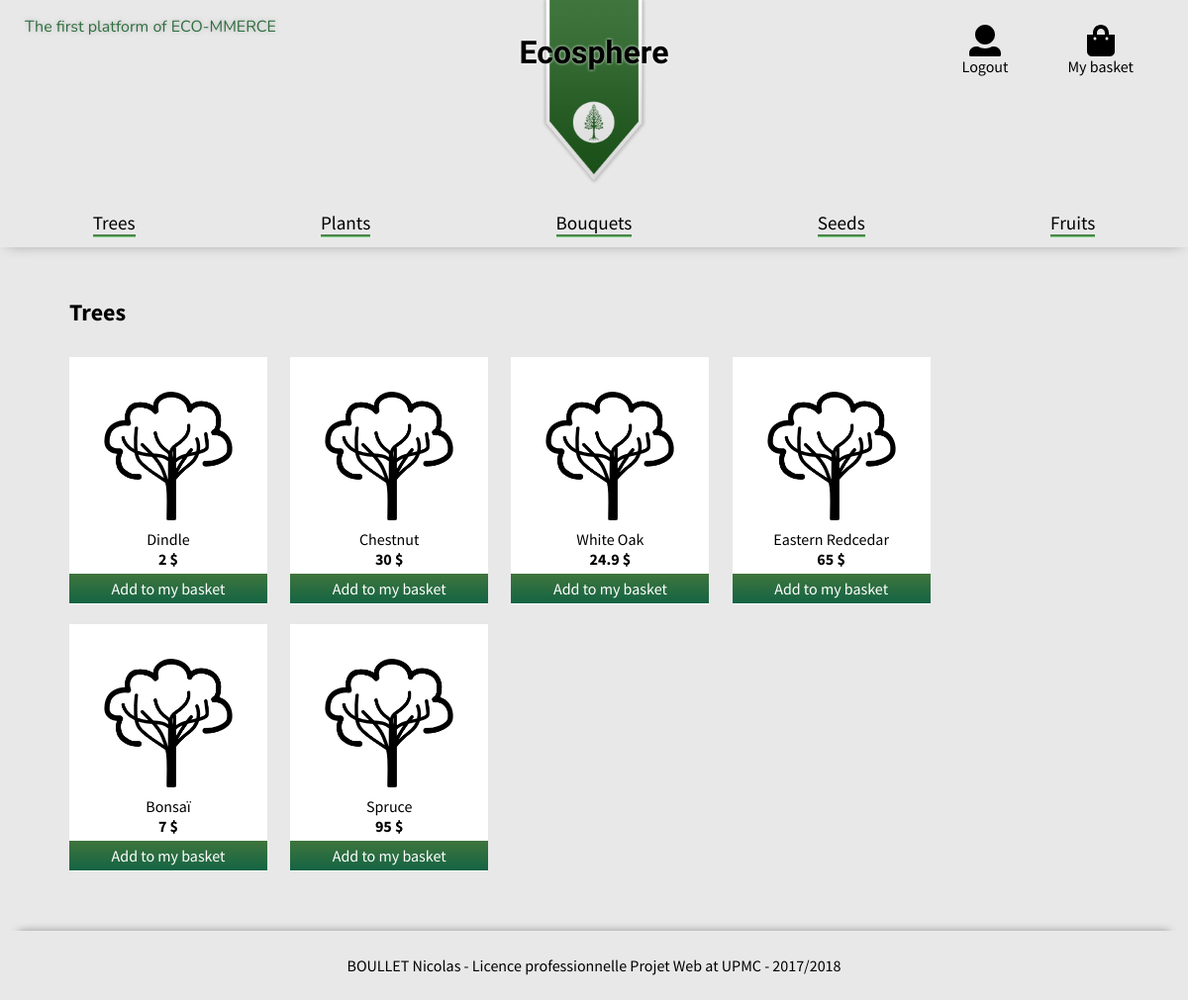
The app's page /index.php?ctrl=product&action=trees (signed in) with its own data.
### tables this page shows
CREATE TABLE IF NOT EXISTS `product` (
  `id` int(11) NOT NULL,
  `type` text NOT NULL,
  `name` text NOT NULL,
  `price` float NOT NULL,
  `imgLink` text NOT NULL
);

### Controller/productController.php (called while the page is built, shortened)
<?php
class productController {
    private $productManager;
    public function __construct($db) {
        require('./model/Product.php');
        require_once('./model/ProductManager.php');
        $this->productManager = new ProductManager($db);
    }
    public function trees() {
        $type = 'tree';
        $title = 'Trees';
        $listProducts = $this->productManager->getProductByType($type);
        require('./View/default.php');
    }
}

### Model/ProductManager.php (called while the page is built, shortened)
<?php
class ProductManager {
    private $db;
    public function __construct($db) {
        $this->db = $db;
    }
    public function getProductByType($type) {
        $req = $this->db->prepare(
            'SELECT *
            FROM product
            WHERE type=:type
            ORDER BY id DESC
        ');
        $req->execute(
            array('type' => $type)
        );
        $result = $req->fetchAll();
        return $result;
    }
}

### View/product.php (the view)
<div id="product-box">
    <h2 class="padding-left-10px"><?php echo $title; ?></h2>
<?php
if(isset($listProducts) && !empty($listProducts)) {
    foreach($listProducts as $item) {
        ?>
        <div class="item">
            <img src="<?php echo $item['imgLink']; ?>" class="logo" alt="logo">
            <div class="text"><?php echo $item['name']; ?></div>
            <div class="price"><?php echo $item['price']; ?> $</div>
            <a href="./index.php?ctrl=basket&action=add&id=<?php echo $item['id']; ?>" class="no-deco"><div class="add-btn">Add to my basket</div></a>
        </div>
        <?php
    }
}
else {
    ?><p>No products were found in this category</p><?php
}
?>
</div>

### View/style/general.css (style rules this page uses)
.no-deco { text-decoration: none; color: inherit; }
.padding-left-10px { padding-left: 10px; }
body { background-color: #e8e8e8; min-height: 100%; margin: 0; font-family: 'Source Sans Pro', sans-serif; }
a { color: #66AD66; }

### View/style/mainSection.css (style rules this page uses)
#newItems, #product-box { width: 90%; margin: 10px auto; }
#newItems .item, #newItems .all-product, #product-box .item { display: flex; justify-content: flex-start; flex-flow: row wrap; display: inline-block; width: 200px; height: 250px; margin: 10px; background: #fff; }
#newItems .item .logo, #newItems .consultAll .logo, #product-box .item .logo { width: 130px; height: 130px; margin: 35px; margin-bottom: 5px; }
#newItems .item>.text, #newItems .item>.price, #newItems .consultAll>.text, #product-box .item>.text, #product-box .item>.price { width: 150px; margin: auto; text-align: center; }
#newItems .item>.price, #product-box .item>.price { font-weight: bold; margin-bottom: 5px; }
#newItems .item>a>.add-btn, #product-box .item>a>.add-btn { display: flex; justify-content:space-around; flex-flow: column wrap; height: 30px; text-align: center; color: #fff; background: #2e6e3f; background: -moz-linear-gradient(top, #3F753D 0%, #146444 100%); background: -webkit-linear-gradient(top, #3F753D 0%,#146444 100%); background: linear-gradient(to bottom, #3F753D 0%,#146444 100%); filter: progid:DXImageTransform.Microsoft.gradient( startColorstr='#2e6e3f', endColorstr='#0f3f29',GradientType=0 ); }

### records on screen
product: imgLink (picture), name "Dindle", price "2"
product: imgLink (picture), name "Chestnut", price "30"
product: imgLink (picture), name "White Oak", price "24.9"
product: imgLink (picture), name "Eastern Redcedar", price "65"
product: imgLink (picture), name "Bonsaï", price "7"
product: imgLink (picture), name "Spruce", price "95"

### other values on screen
$title "Trees"
